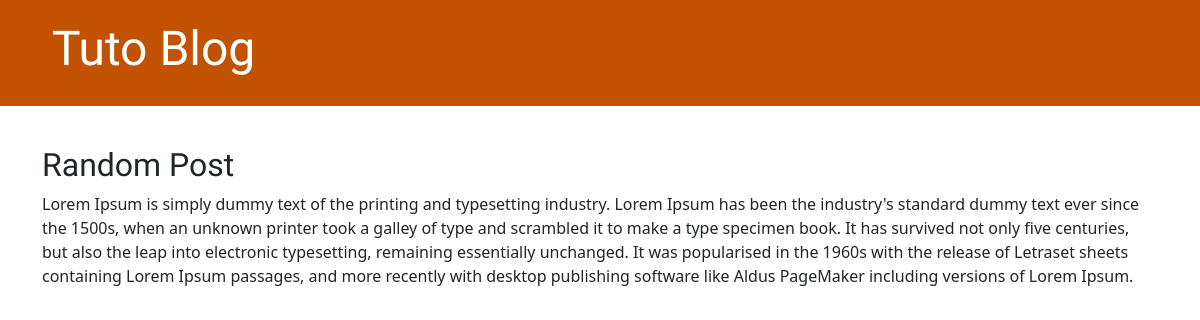
Screenshot of /post/2 with the database file from the repository.
### blog/models.py (models this page shows, shortened)
class Post(models.Model):
    author = models.ForeignKey(settings.AUTH_USER_MODEL, on_delete = models.CASCADE)
    title = models.CharField(max_length=200)
    text = models.TextField()
    created_date = models.DateTimeField(default=timezone.now)
    publiche_date = models.DateTimeField(blank=True, null=True)

### blog/views.py (the view)
# urls.py: path('post/<int:pk>', views.post_details, name='post_details'),
def post_details(request, pk):
    post = get_object_or_404(Post,pk=pk)
    return render(request, 'blog/post_details.html', {'post': post})

### blog/templates/blog/post_details.html (shortened to what this page needs)
{% extends 'blog/base.html' %}
{% block content %}
    <article class="post">
        <h2>{{ post.title }}</h2>
        <p>{{ post.text|linebreaksbr }}</p>
    </article>
{% endblock %}

### blog/static/css/blog.css (style rules this page uses)
h1, h2, h3, h4 { font-family: 'Lobster', cursive; }
.post { margin-bottom: 70px; }

### rows the page displays
Post: title "Random Post", text "Lorem Ipsum is simply dummy text of the printing and typesetting industry. Lorem Ipsum has been the industry's standard dummy text ever since the 1500s, when an unknown printer took a galley of type and scrambled it to make a type specimen book. It has survived not only five centuries, but also the leap into electronic typesetting, remaining essentially unchanged. It was popularised in the 1960s with the release of Letraset sheets containing Lorem Ipsum passages, and more recently with desktop publishing software like Aldus PageMaker including versions of Lorem Ipsum."
